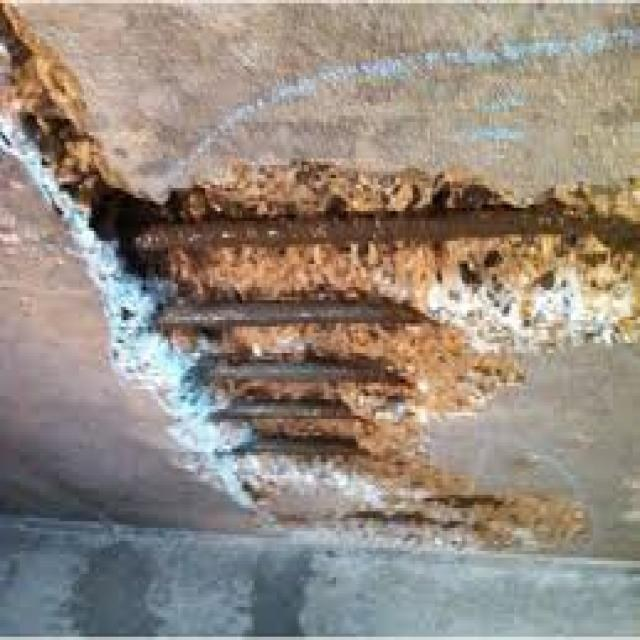
#> input picture data/curated/images/corrosion/corrosion_industrial_metal/industrial_corrosi_00004.jpg, 640 x 640 px; its folder holds only this picture in this run
$ python -i vision.py   (imports and definitions only)
#> lines starting #> are read from the running program, lines starting #| are printed output that depends on the picture; after the words box and inside, x2 and y2 are one past the last pixel; in counts of white or black regions, pixels touching at a corner belong together
#> in analyse, img is the input picture: PIL image 640x640 RGB; mean R, G, B 148.8, 137.6, 127.1
"""Image models (features 8, 9, 10).

* Tyre condition and body damage: YOLO11 classifiers fine-tuned on the curated images
  (``vhi.ml.train_vision``) and run here through onnxruntime.
* Corrosion (undercarriage): colour-texture segmentation of rust (live logic), calibrated on the 137 real
  corrosion photos against the undamaged vehicle photos. It returns boxes and a 0-10 corrosion score.
  The curated corrosion photos are industrial metal, not underbodies - the demo says so.
"""
from __future__ import annotations

import json
from pathlib import Path

import numpy as np
from PIL import Image, ImageDraw, ImageFont
from scipy import ndimage
from skimage.color import rgb2hsv

LABELS = {
    "tyre": {"good": "Tyre in good condition", "defective": "Tyre defect (cracks / wear / damage)"},
    "damage": {"normal": "No body damage", "breakage": "Panel damage / repair (breakage)", "crushed": "Crush damage"},
}


class OnnxClassifier:
    # [26 lines left out: functions __init__, _prep, predict, not called in this run]


def rust_mask(img: Image.Image, max_side: int = 512) -> np.ndarray:
#> called with max_side = 512
    img = img.convert("RGB")
    img.thumbnail((max_side, max_side))
#> img: PIL image 512x512 RGB
    hsv = rgb2hsv(np.asarray(img, dtype=np.float32) / 255.0)
#> hsv: shape (512, 512, 3) float32; mean of channels 0, 1, 2 0.256, 0.24, 0.607
    h, s, v = hsv[..., 0], hsv[..., 1], hsv[..., 2]
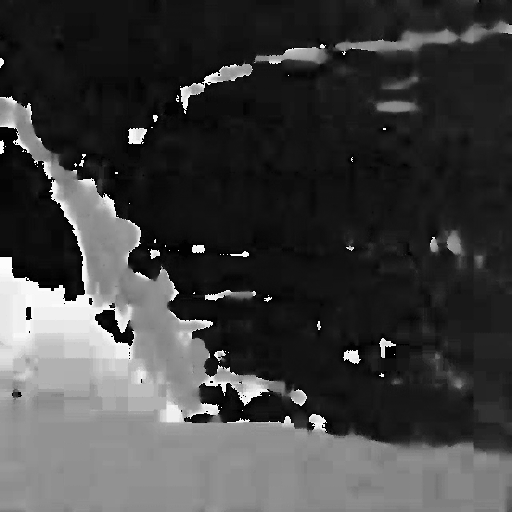
#> h: shape (512, 512) float32; min 0, max 0.995, mean 0.256
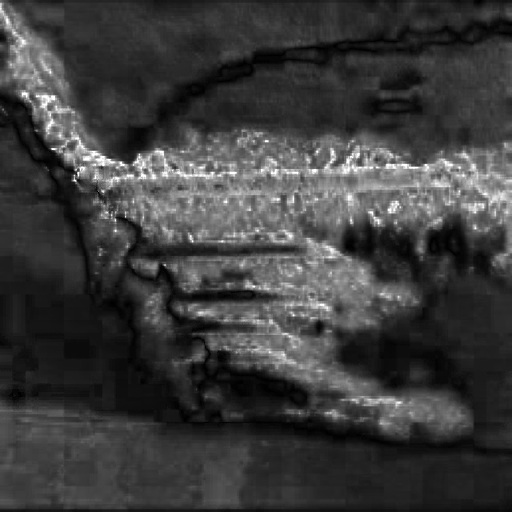
#> s: shape (512, 512) float32; min 0, max 1, mean 0.24
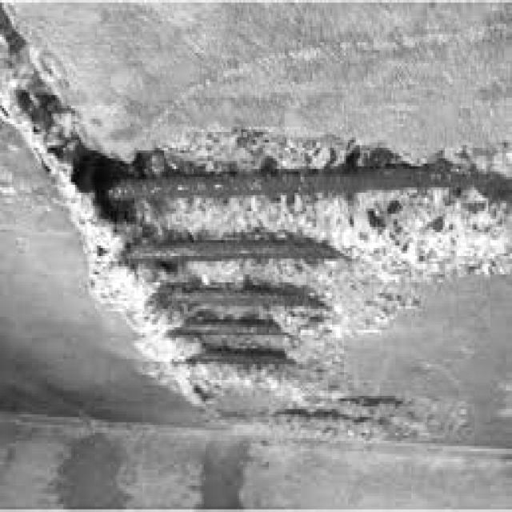
#> v: shape (512, 512) float32; min 0.0157, max 1, mean 0.608
    m = ((h > 0.015) & (h < 0.11) & (s > 0.38) & (v > 0.12) & (v < 0.82))
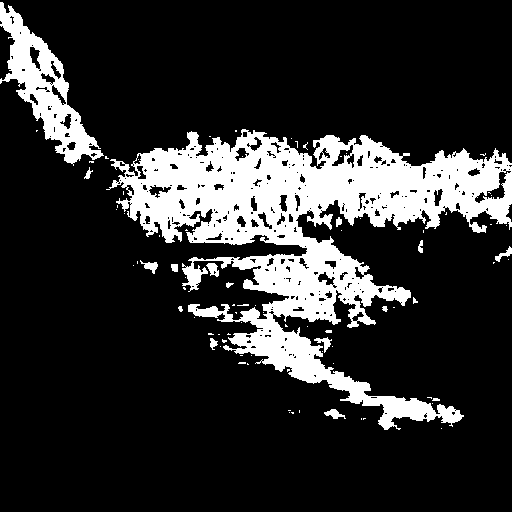
#> m: shape (512, 512) bool; 18.3% white; 83 white regions (66 under 20 px), largest, box (x1, y1, x2, y2) and area: (106, 129, 512, 430) 41619, (0, 2, 104, 166) 5282, (324, 409, 346, 419) 113
    m = ndimage.binary_opening(m, iterations=2)
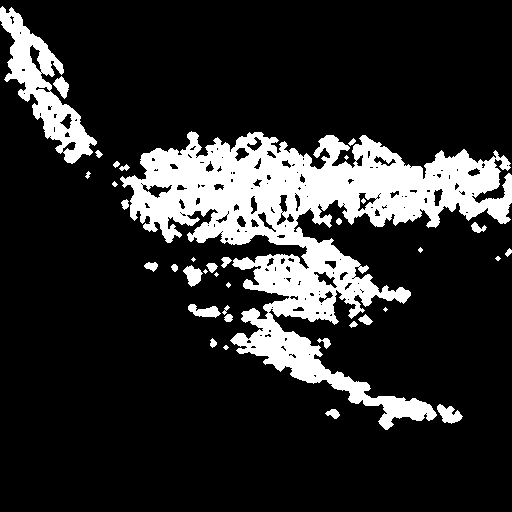
#> m: shape (512, 512) bool; 17% white; 37 white regions (10 under 20 px), largest, box (x1, y1, x2, y2) and area: (120, 131, 512, 430) 37635, (0, 6, 97, 164) 4740, (437, 404, 463, 424) 297
    return ndimage.binary_closing(m, iterations=2)
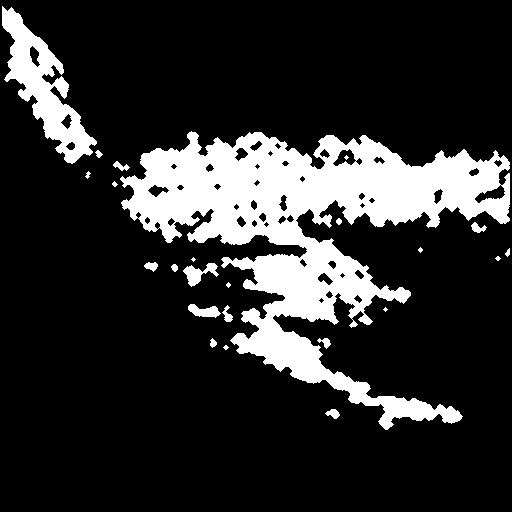
#> returned value: shape (512, 512) bool; 18% white; 24 white regions (7 under 20 px), largest, box (x1, y1, x2, y2) and area: (120, 131, 510, 430) 40447, (2, 6, 97, 164) 5147, (183, 263, 219, 287) 375


class CorrosionModel:
    def __init__(self, calib: dict | None = None):
        self.scale = (calib or {}).get("share_for_score_10", 0.35)

    def analyse(self, path: str | Path) -> dict:
        img = Image.open(path)
        m = rust_mask(img)
        share = float(m.mean())
#> share = 0.18
        lab, n = ndimage.label(m)
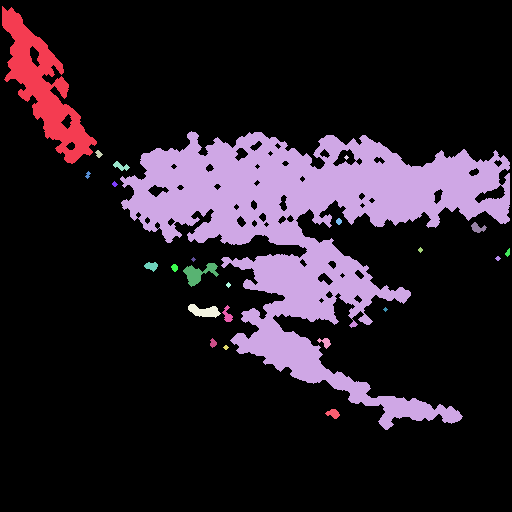
#> lab: shape (512, 512) int32; 28 distinct labels, from 0 to 27; one colour per label, 0 black
#> n = 27
        H, W = m.shape
#> H = 512; W = 512
        sx, sy = img.size[0] / W, img.size[1] / H
#> sx = 1.25; sy = 1.25
        boxes = []
        for i, sl in enumerate(ndimage.find_objects(lab), start=1):
            if sl is None:
                continue
            area = float((lab[sl] == i).sum()) / m.size
            if area < 0.004:
                continue
            y0, y1, x0, x1 = sl[0].start, sl[0].stop, sl[1].start, sl[1].stop
            boxes.append({"x": round(x0 * sx), "y": round(y0 * sy), "w": round((x1 - x0) * sx), "h": round((y1 - y0) * sy),
                          "area_share": round(area, 4), "label": "corrosion"})
#> this loop made 27 passes
#> area on passes 4, 6, 7, 10, 11, 13, 14, 18, 21, 22, 26: 4.96e-05, 9.16e-05, 8.01e-05, 3.81e-06, 6.87e-05, 6.87e-05, 4.96e-05, 6.87e-05, 4.96e-05, 3.81e-06, 6.87e-05
#> after the loop, boxes = 2 items
        boxes = sorted(boxes, key=lambda b: -b["area_share"])[:6]
        score = min(10.0, 10.0 * share / self.scale)  # 10 = the 90th percentile of the real corrosion photos
#> score = 5.13
        return {"corrosion_score": round(score, 1), "rust_share": round(share, 4), "boxes": boxes,
                "level": "severe" if score >= 7 else ("moderate" if score >= 4 else ("light" if score >= 1.5 else "none"))}


# [32 lines left out: functions calibrate_corrosion, annotate, not called in this run]


class VisionModels:
    # [11 lines left out: function __init__, not called in this run]

    def arch(self, task: str) -> str:
        """The fine-tuned base model, e.g. "YOLO11s-cls" for yolo11s-cls.pt."""
        return self.meta.get(task, {}).get("base", "yolo11n-cls.pt").removesuffix(".pt").replace("yolo", "YOLO")

    # [7 lines left out: function classify, not called in this run]

>>> result = CorrosionModel().analyse('../../../../data/curated/images/corrosion/corrosion_industrial_metal/industrial_corrosi_00004.jpg')
#> result = 4 items

$ run again, on data/curated/images/corrosion/corrosion_industrial_metal/industrial_corrosi_00009.jpg
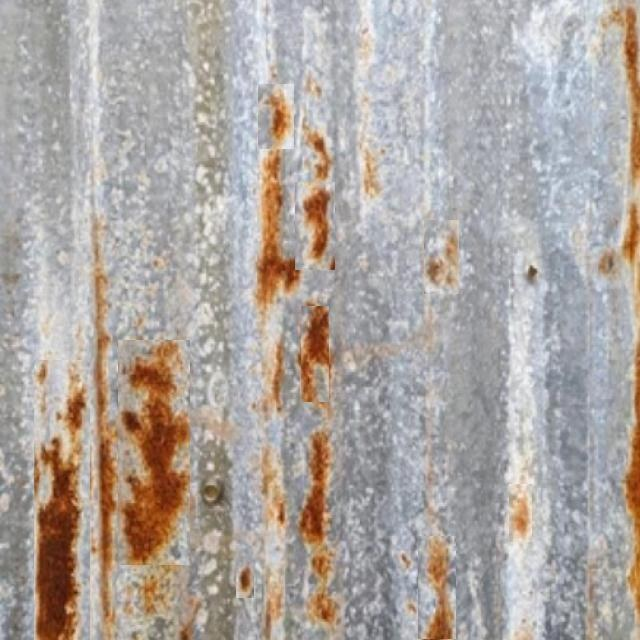
#> input picture data/curated/images/corrosion/corrosion_industrial_metal/industrial_corrosi_00009.jpg, 640 x 640 px
#> in analyse, img is the input picture: PIL image 640x640 RGB; mean R, G, B 173.5, 165.8, 161.1
#> img: PIL image 512x512 RGB
#> hsv: shape (512, 512, 3) float32; mean of channels 0, 1, 2 0.386, 0.131, 0.698
#> in rust_mask, `m = ((h > 0.015) & (h < 0.11) & (s > 0.38) & (v > 0.12) & (v < 0.82))`:
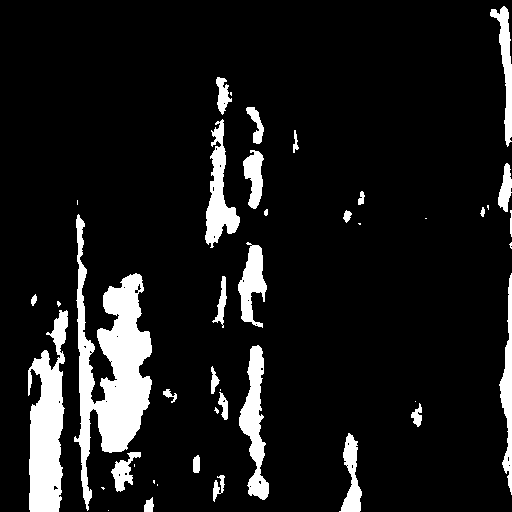
#> m: shape (512, 512) bool; 10.3% white; 43 white regions (15 under 20 px), largest, box (x1, y1, x2, y2) and area: (74, 214, 152, 511) 9108, (28, 310, 68, 512) 5052, (239, 345, 269, 500) 2181
#> share = 0.095
#> in analyse, `lab, n = ndimage.label(m)`:
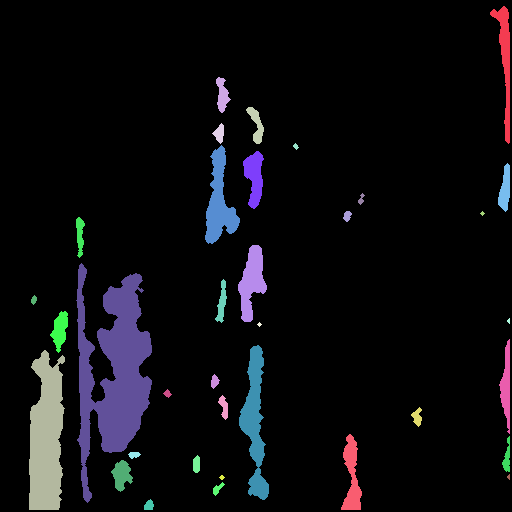
#> lab: shape (512, 512) int32; 36 distinct labels, from 0 to 35; one colour per label, 0 black
#> n = 35
#> the loop in analyse, `for i, sl in enumerate(ndimage.find_objects(lab), start=1):` made 35 passes
#> area on passes 5, 11, 18, 19, 32, 33: 8.77e-05, 4.96e-05, 4.58e-05, 4.96e-05, 4.58e-05, 6.87e-05
#> after the loop in analyse, `for i, sl in enumerate(ndimage.find_objects(lab), start=1):`: boxes = 5 items
#> score = 2.71
#> result = 4 items

$ run again, on data/curated/images/corrosion/corrosion_industrial_metal/industrial_corrosi_00014.jpg
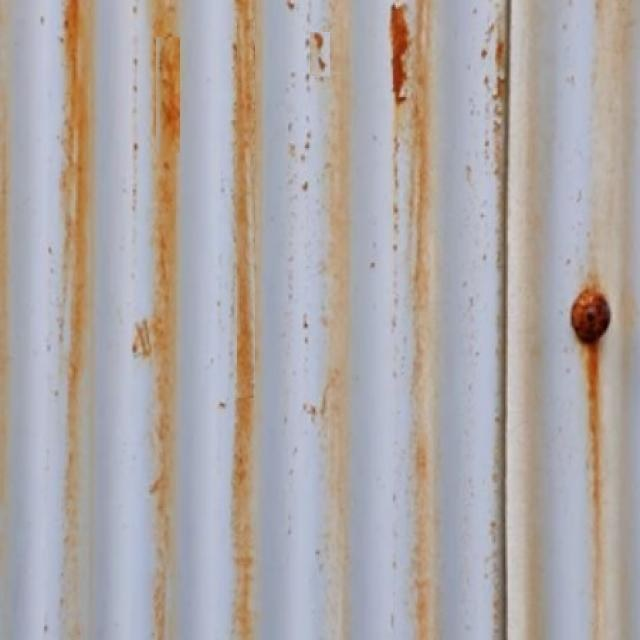
#> input picture data/curated/images/corrosion/corrosion_industrial_metal/industrial_corrosi_00014.jpg, 640 x 640 px
#> in analyse, img is the input picture: PIL image 640x640 RGB; mean R, G, B 173.6, 166.9, 166.1
#> img: PIL image 512x512 RGB
#> hsv: shape (512, 512, 3) float32; mean of channels 0, 1, 2 0.406, 0.153, 0.719
#> in rust_mask, `m = ((h > 0.015) & (h < 0.11) & (s > 0.38) & (v > 0.12) & (v < 0.82))`:
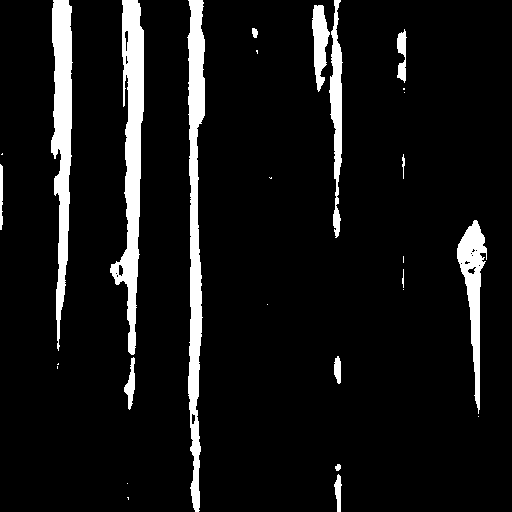
#> m: shape (512, 512) bool; 8.2% white; 28 white regions (13 under 20 px), largest, box (x1, y1, x2, y2) and area: (110, 0, 144, 355) 5339, (187, 0, 205, 512) 5338, (51, 0, 73, 351) 4495
#> share = 0.0775
#> in analyse, `lab, n = ndimage.label(m)`:
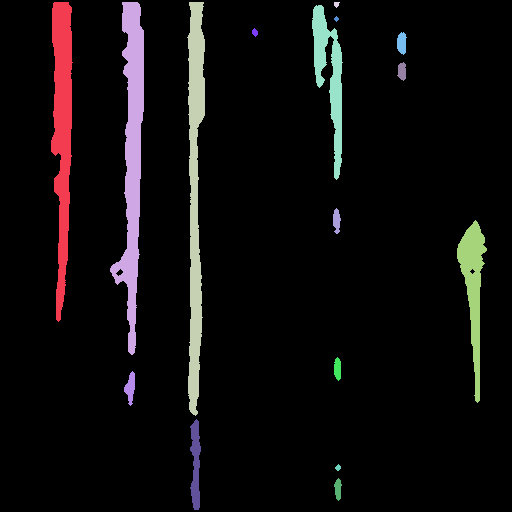
#> lab: shape (512, 512) int32; 17 distinct labels, from 0 to 16; one colour per label, 0 black
#> n = 16
#> the loop in analyse, `for i, sl in enumerate(ndimage.find_objects(lab), start=1):` made 16 passes
#> area on passes 4, 6: 9.54e-05, 6.87e-05
#> after the loop in analyse, `for i, sl in enumerate(ndimage.find_objects(lab), start=1):`: boxes = 5 items
#> score = 2.21
#> result = 4 items

$ run again, on data/curated/images/corrosion/corrosion_industrial_metal/industrial_corrosi_00018.jpg
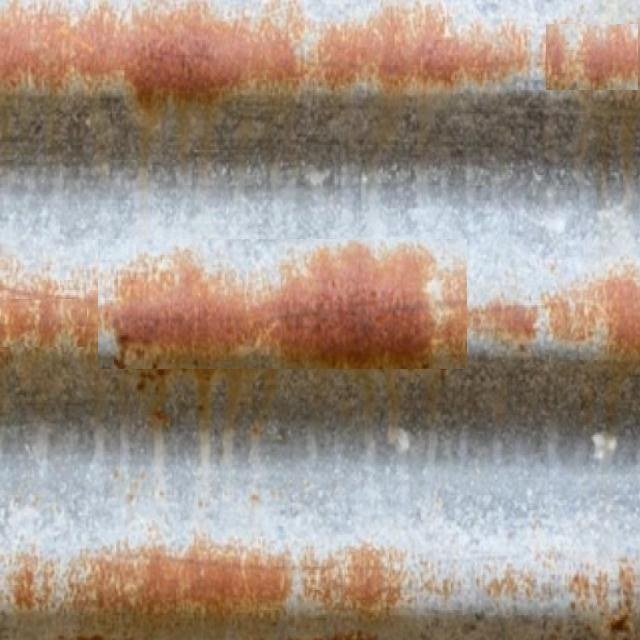
#> input picture data/curated/images/corrosion/corrosion_industrial_metal/industrial_corrosi_00018.jpg, 640 x 640 px
#> in analyse, img is the input picture: PIL image 640x640 RGB; mean R, G, B 163.1, 146.6, 134.4
#> img: PIL image 512x512 RGB
#> hsv: shape (512, 512, 3) float32; mean of channels 0, 1, 2 0.245, 0.251, 0.659
#> share = 0.241
#> in analyse, `lab, n = ndimage.label(m)`:
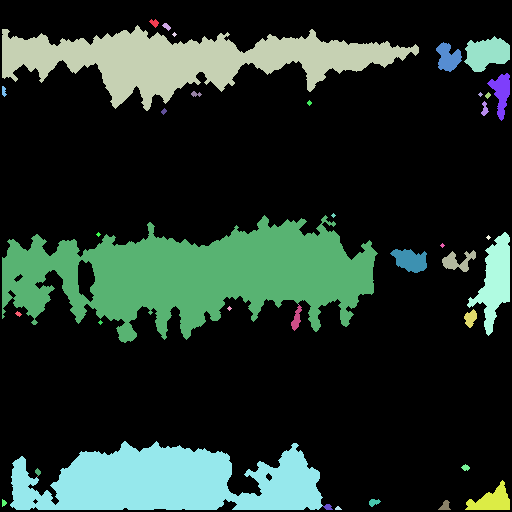
#> lab: shape (512, 512) int32; 39 distinct labels, from 0 to 38; one colour per label, 0 black
#> n = 38
#> the loop in analyse, `for i, sl in enumerate(ndimage.find_objects(lab), start=1):` made 38 passes
#> area on passes 4, 10, 11, 12, 14, 15, 17, 19: 4.96e-05, 4.96e-05, 9.16e-05, 6.87e-05, 9.16e-05, 4.96e-05, 4.96e-05, 4.96e-05
#> after the loop in analyse, `for i, sl in enumerate(ndimage.find_objects(lab), start=1):`: boxes = 5 items
#> score = 6.89
#> result = 4 items
